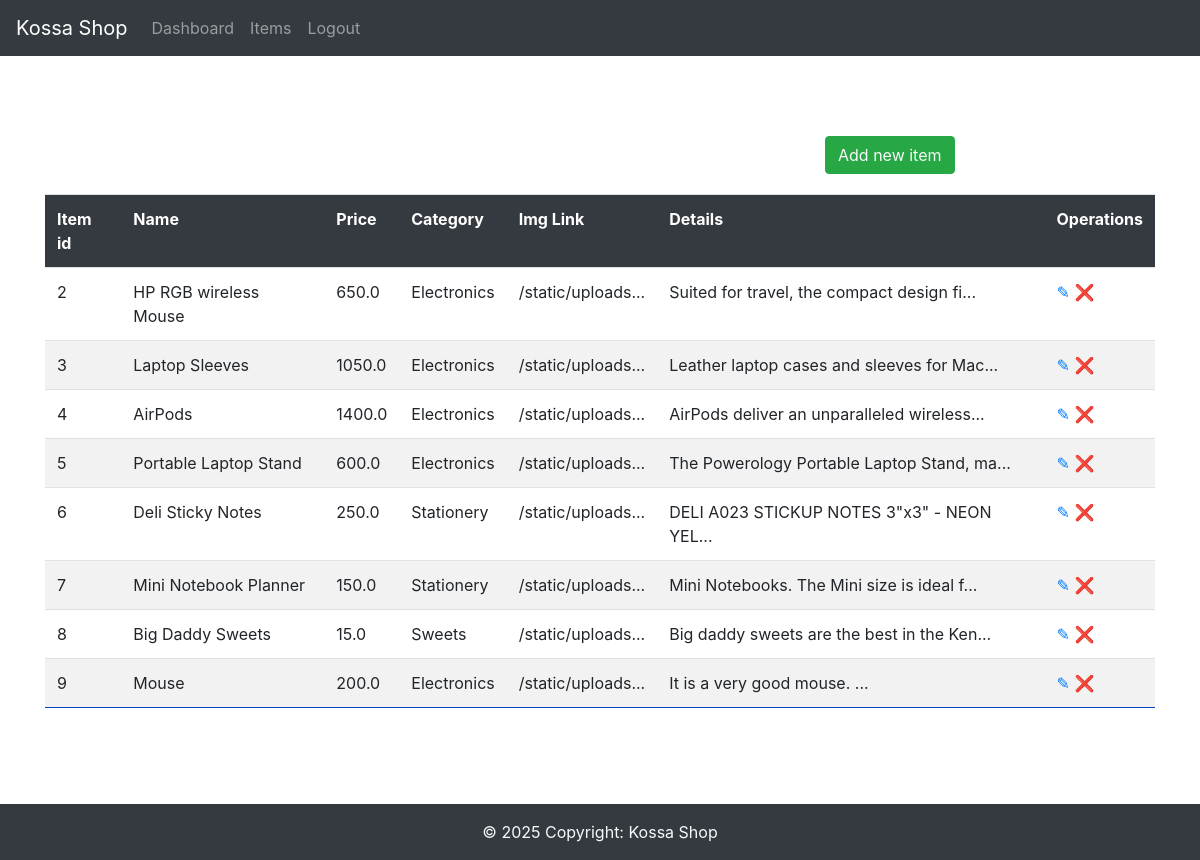
The page /admin/items (signed in) on the database its author committed.
### app/db_models.py (models this page shows)
class Item(db.Model):
    __tablename__ = "items"
    id = db.Column(db.Integer, primary_key=True)
    name = db.Column(db.String(100), nullable=False)
    price = db.Column(db.Float, nullable=False)
    category = db.Column(db.Text, nullable=False)
    image = db.Column(db.String(250), nullable=False)
    details = db.Column(db.String(250), nullable=False)
    price_id = db.Column(db.String(250), nullable=False)
    orders = db.relationship("Ordered_item", backref="item")
    in_cart = db.relationship("Cart", backref="item")

### app/funcs.py (the view)
	def wrapper(*args, **kwargs):
		if current_user.is_authenticated and current_user.admin == 1:
			return func(*args, **kwargs)
		else:
			return "You are not Authorized to access this URL."

### app/__init__.py (called while the page is built)
@app.context_processor
def inject_now():
	return {'now': datetime.utcnow()}

@login_manager.user_loader
def load_user(user_id):
	return User.query.get(user_id)

### app/admin/routes.py (called while the page is built)
@admin.route('/items')
@admin_only
def items():
    items = Item.query.all()
    return render_template("admin/items.html", items=items)

### app/funcs.py (called while the page is built)
def admin_only(func):
	def wrapper(*args, **kwargs):
		if current_user.is_authenticated and current_user.admin == 1:
			return func(*args, **kwargs)
		else:
			return "You are not Authorized to access this URL."
	wrapper.__name__ = func.__name__
	return wrapper

### app/admin/templates/admin/items.html (shortened to what this page needs)
{% extends "admin/base.html" %}
{% block content %}
    {% if not items %}
		<div class="flash-error">No items have been registered yet.</div>
		<div class="add-new btn-success btn">
			<a href="{{ url_for('admin.add') }}" class="text-light">Add new item</a>
		</div>
	{% else %}
    <div class="add-new btn-success btn">
        <a href="{{ url_for('admin.add') }}" class="text-light">Add new item</a>
    </div>
    <table class="table table-striped">
        <tr>
            <th>Item id</th>
            <th>Name</th>
			<th>Price</th>
			<th>Category</th>
			<th>Img Link</th>
            <th>Details</th>
            <th>Operations</th>
        </tr>
    {% for item in items %}
        <tr>
            <td>{{ item.id }}</td>
            <td>{{ item.name }}</td>
			<td>{{ item.price }}</td>
			<td>{{ item.category }}</td>
			<td>{{ item.image[:15] }}...</td>
            <td>{{ item.details[:40] | safe }}...</td>
			<td>
                <a href="{{ url_for('admin.edit', type='item', id=item.id) }}">&#9998;</a>
				<a href="{{ url_for('admin.delete', id=item.id) }}">&#10060;</a>
			</td>
        </tr>
    {% endfor %}
    </table>
	{% endif %}
{% endblock %}

### app/admin/static/styles.css (style rules this page uses)
table { margin: 0 auto; }
table th { color: white; background-color: #343a40; padding: 15px; }
table tr { border-bottom:1px solid #0046C2; }
table td, th { padding:5px 30px; }
.add-new { margin-left:65vw; margin-bottom:20px; }

### rows shown on the page
Item: id "2", name "HP RGB wireless Mouse", price "650.0", category "Electronics", image "/static/uploads", details "Suited for travel, the compact design fi"
Item: id "3", name "Laptop Sleeves", price "1050.0", category "Electronics", image "/static/uploads", details "Leather laptop cases and sleeves for Mac"
Item: id "4", name "AirPods", price "1400.0", category "Electronics", image "/static/uploads", details "AirPods deliver an unparalleled wireless"
Item: id "5", name "Portable Laptop Stand", price "600.0", category "Electronics", image "/static/uploads", details "The Powerology Portable Laptop Stand, ma"
Item: id "6", name "Deli Sticky Notes", price "250.0", category "Stationery", image "/static/uploads", details "DELI A023 STICKUP NOTES 3\"x3\" - NEON YEL"
Item: id "7", name "Mini Notebook Planner", price "150.0", category "Stationery", image "/static/uploads", details "Mini Notebooks. The Mini size is ideal f"
Item: id "8", name "Big Daddy Sweets", price "15.0", category "Sweets", image "/static/uploads", details "Big daddy sweets are the best in the Ken"
Item: id "9", name "Mouse", price "200.0", category "Electronics", image "/static/uploads", details "It is a very good mouse."
